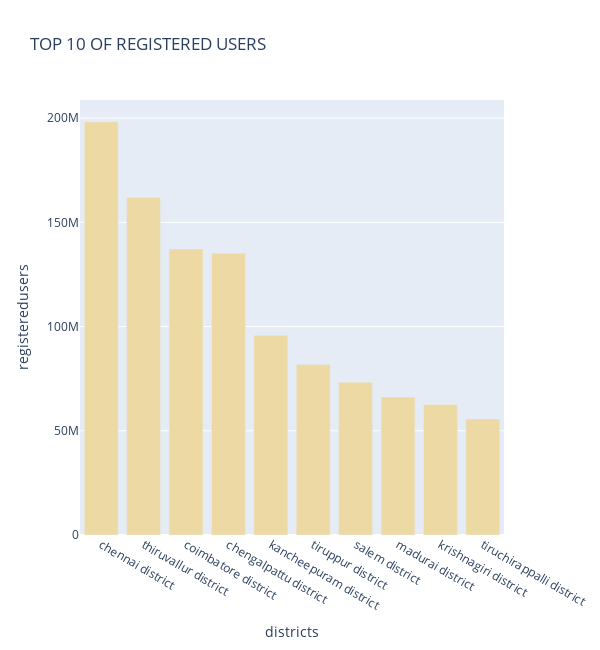
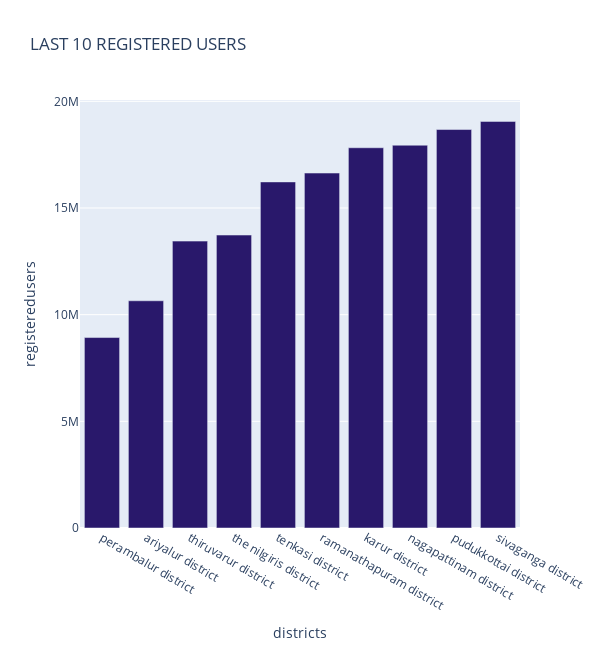

Notebook cell for these charts, in order:
### Code cell
top_chart_registered_user("map_user","Tamil Nadu")

### Figure 1 — Plotly figure (JSON) as saved in the notebook; plotly's stock layout.template omitted (floating-point values rounded to 4 significant figures)
{"data": [{"alignmentgroup": "True", "hovertemplate": "<b>%{hovertext}</b><br><br>districts=%{x}<br>registeredusers=%{y}<extra></extra>", "hovertext": ["chennai district", "thiruvallur district", "coimbatore district", "chengalpattu district", "kancheepuram district", "tiruppur district", "salem district", "madurai district", "krishnagiri district", "tiruchirappalli district"], "legendgroup": "", "marker": {"color": "rgb(237, 217, 163)", "pattern": {"shape": ""}}, "name": "", "offsetgroup": "", "orientation": "v", "showlegend": false, "textposition": "auto", "type": "bar", "x": ["chennai district", "thiruvallur district", "coimbatore district", "chengalpattu district", "kancheepuram district", "tiruppur district", "salem district", "madurai district", "krishnagiri district", "tiruchirappalli district"], "xaxis": "x", "y": [198244960, 161873308, 137204600, 135108980, 95781020, 81802320, 73327384, 66211948, 62607108, 55668992], "yaxis": "y"}], "layout": {"barmode": "relative", "height": 650, "legend": {"tracegroupgap": 0}, "title": {"text": "TOP 10 OF REGISTERED USERS"}, "width": 600, "xaxis": {"anchor": "y", "domain": [0, 1], "title": {"text": "districts"}}, "yaxis": {"anchor": "x", "domain": [0, 1], "title": {"text": "registeredusers"}}}}

### Figure 2 — Plotly figure (JSON) as saved in the notebook; plotly's stock layout.template omitted (floating-point values rounded to 4 significant figures)
{"data": [{"alignmentgroup": "True", "hovertemplate": "<b>%{hovertext}</b><br><br>districts=%{x}<br>registeredusers=%{y}<extra></extra>", "hovertext": ["perambalur district", "ariyalur district", "thiruvarur district", "the nilgiris district", "tenkasi district", "ramanathapuram district", "karur district", "nagapattinam district", "pudukkottai district", "sivaganga district"], "legendgroup": "", "marker": {"color": "rgb(41, 24, 107)", "pattern": {"shape": ""}}, "name": "", "offsetgroup": "", "orientation": "v", "showlegend": false, "textposition": "auto", "type": "bar", "x": ["perambalur district", "ariyalur district", "thiruvarur district", "the nilgiris district", "tenkasi district", "ramanathapuram district", "karur district", "nagapattinam district", "pudukkottai district", "sivaganga district"], "xaxis": "x", "y": [8927860, 10651364, 13447832, 13731820, 16223060, 16638164, 17824080, 17943572, 18678968, 19059812], "yaxis": "y"}], "layout": {"barmode": "relative", "height": 650, "legend": {"tracegroupgap": 0}, "title": {"text": "LAST 10 REGISTERED USERS"}, "width": 600, "xaxis": {"anchor": "y", "domain": [0, 1], "title": {"text": "districts"}}, "yaxis": {"anchor": "x", "domain": [0, 1], "title": {"text": "registeredusers"}}}}
